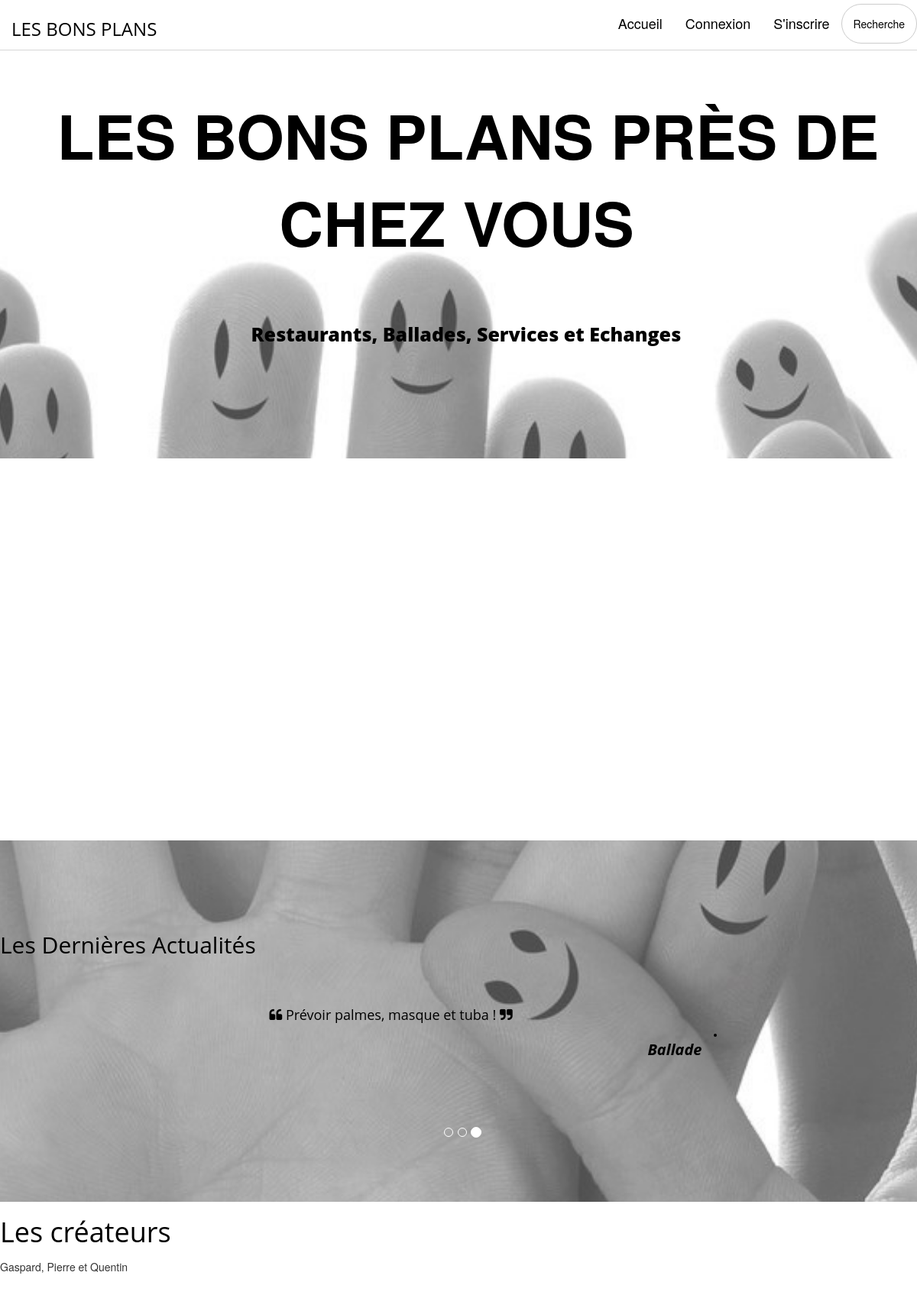
Before: /annonces/home with the older database file.
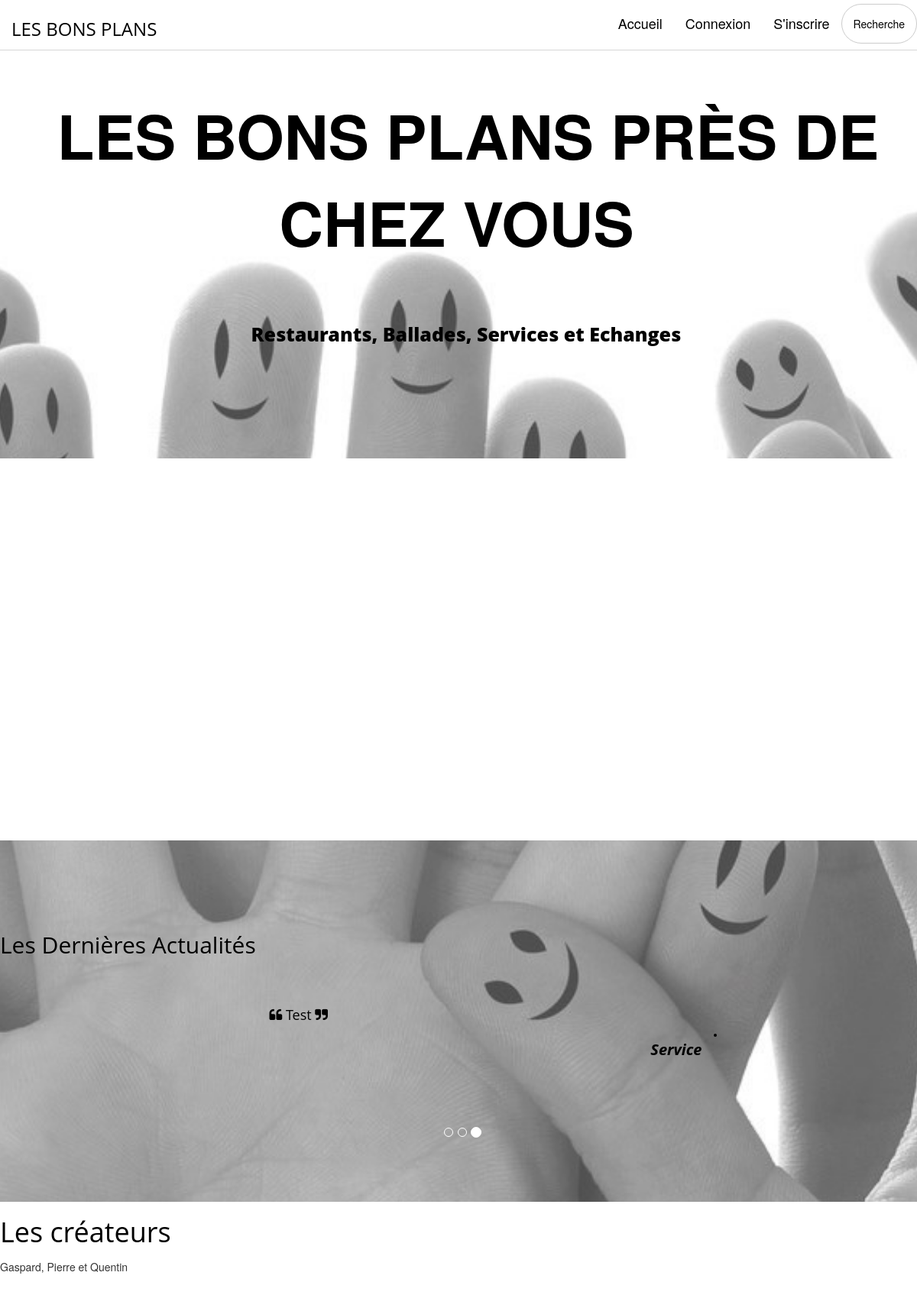
After: the same page with the newer database file.
### annonces/models.py (models this page shows, shortened)
class Annonce(models.Model):
    titre = models.CharField(max_length=100)
    categorie = models.ForeignKey('Categorie')
    auteur = models.ForeignKey(User)
    descriptif = models.TextField(null=True)
    date = models.DateTimeField()
    numero = models.IntegerField(default=2)
    rue = models.CharField(max_length=100, default='Allée de la Noiseraie')
    pays = models.CharField(max_length=100, default='France')
    code_postal = models.IntegerField(default=77420)
    region = models.CharField(max_length=100, default='Île-de-France')
    ville = models.CharField(max_length=100, default='Noisy-le-Grand')
    lat = models.FloatField(default=48.8411)
    long = models.FloatField(default=2.5880)

class Categorie(models.Model):
    nom = models.CharField(max_length=30)
    def __str__(self):
        return self.nom

### annonces/views.py (the view)
def home(request):
    list_profils=[]
    for profil in UserProfile.objects.all():
        list_profils.append(profil)
    profils_dict = {'profils': list_profils, 'annonces': Annonce.objects.order_by('date').reverse()}
    return render(request, 'annonces/home.html', profils_dict)

### annonces/templates/annonces/home.html (shortened to what this page needs)
{% extends "base.html" %}
{% load static %}
{% block content %}
<article style="float: left;  margin: 0 1.5%; width: 50%;">
    <div id="map"></div>
</article>
<aside>
</aside>
  {% endblock %}
{% block lastnews %}
<h2>Les Dernières Actualités</h2>
<div class="container">
    <div class="row ">
            <div class="col-md-12">
                <div id="carousel-example" class="carousel slide" data-ride="carousel">
                    <ol class="carousel-indicators">
                        <li data-target="#carousel-example" data-slide-to="0" class=""></li>
                        <li data-target="#carousel-example" data-slide-to="1" class=""></li>
                        <li data-target="#carousel-example" data-slide-to="2" class=""></li>
                    </ol>
                    <div class="carousel-inner">
                        <div class="item next left">
                            <div class="container center">
                                <div class="col-md-6 col-md-offset-3 slide-custom">
                                    <h4><i class="fa fa-quote-left"></i> {{annonces.2.descriptif}} <i class="fa fa-quote-right"></i></h4>
                                        <div class="user-img pull-right">
                    </div>
                                    <h5 class="pull-right"><strong class="c-set">  {{annonces.2.categorie}}  </strong></h5>
                                </div>
                            </div>
                        </div>
                    </div>
                </div>
            </div>
        </div>
            </div>
{% endblock %}

### templates/base.html (shortened to what this page needs)
{% load static %}
    <head>
    <link href="/static/css/bootstrap.css" rel="stylesheet" />
    <link href="/static/css/font-awesome.min.css" rel="stylesheet" />
    <link href="/static/css/style.css" rel="stylesheet" />
    </head>
    <body>
    <div id="bloc_page">
         <div class="navbar navbar-inverse navbar-fixed-top">
        <div class="container">
            <div class="navbar-header">
                <h3> LES BONS PLANS </h3>
            </div>
            <div class="navbar-collapse collapse">
                <ul class="nav navbar-nav navbar-right">
                    <li><a href="{% url 'home' %}" >Accueil</a></li>
                    {% if user.is_authenticated %}
                        <li><a href="{% url 'voir_annonces' %}" >Voir les annonces</a></li>
                        <li><a href="{% url 'ajout_annonce' %}" >Poster une annonce</a></li>
                        <li><a href="{% url 'deconnexion' %}" >Déconnexion</a></li>
                    {% else %}
                                  <li><a href="{% url 'connexion' %}" >Connexion</a></li>
                        <li><a href="{% url 'inscription' %}" >S'inscrire</a></li>
                    {% endif %}
                <li>
                  <a class="btn btn-default btn-outline btn-circle"  data-toggle="collapse" href="#nav-collapse2"
                     aria-expanded="false" aria-controls="nav-collapse2">Recherche</a>
                </li>
                </ul>
            </div>
        </div>
    </div>
    <div id="home-sec">
    <div class="container"  >
        <div class="row text-center">
            <div  class="col-md-12" >
                <span class="head-main" > Les Bons Plans Près De Chez Vous</span>
                <h3 class="head-last col-md-8 col-md-offset-2  col-sm-8 col-sm-offset-2">Restaurants, Ballades, Services et Echanges</h3>
            </div>
        </div>
    </div>
    </div>
    <div style="display: flex; margin: 50px;"  >
    {% block content %}
    {% endblock %}
    </div>
    <section id="testimonial" >
        {% block lastnews %}
{% endblock %}
        </section>
			  <footer>
            <div id="tweet">
                <h1>Les créateurs</h1>
                <p>Gaspard, Pierre et Quentin</p>
            </div>
        </footer>
</div>
    </body>

### static/css/style.css (style rules this page uses)
aside { float: right; margin: 0 1.5%; width: 30%; }
#map { height: 400px; width: 100%; }
*, *::before, *::after { box-sizing: inherit; }
body { font-size:14px; }
h1, h2, h3, h4, h5, h6 { font-family:'Open Sans', sans-serif; color: black; }
h4 { line-height:30px; }
.text-center { text-align:center; }
p { font-weight:300; line-height:30px; padding-bottom:15px; }
section { padding-top:100px; padding-bottom:30px; }
.navbar { font-size: 18px; }
.navbar-inverse { background: #fff; min-height: 60px; padding-top: 5px; }
.navbar-inverse .navbar-nav > li > a { color: #000; }
.navbar-inverse { border-color: #D6D6D6; }
.navbar-inverse .navbar-collapse, .navbar-inverse .navbar-form { border-color: #000; }
.btn.btn-circle { border-radius: 50px; }
.btn.btn-outline { background-color: transparent; }
#home-sec { background: url(../img/home.jpg) no-repeat 50% 50%; background-attachment: fixed; -webkit-background-size: cover; -moz-background-size: cover; -o-background-size: cover; background-size: cover; width: 100%; display: block; height: 60%; padding-top:120px; min-height:300px; color:black; }
.head-main { font-size:80px ; font-weight:900; padding:15px; text-transform:uppercase; }
.head-last { margin-top:70px; font-size:25px ; font-weight:900; padding:5px 20px 20px 20px; padding:5px; }
#carousel-example { margin:20px; }
.slide-custom { min-height:200px; padding:20px; line-height:30px; color: black; }
.user-img { border: 2px solid #000; overflow: hidden; border-radius: 50%; display: inline-block; }
.c-set { font-style: italic; font-size: 20px; padding: 15px; }
#testimonial { background: url(../img/home.jpg) no-repeat 50% 50%; background-attachment: fixed; -webkit-background-size: cover; -moz-background-size: cover; -o-background-size: cover; background-size: cover; width: 100%; display: block; height: auto; min-height:200px; color:#fff; }

Changed rows visible on the page:
no longer on this page (row unchanged): Annonce: descriptif "Prévoir palmes, masque et tuba !", categorie.nom "Ballade"
added Annonce: descriptif "Test", categorie.nom "Service"
